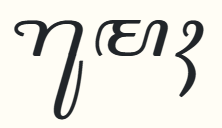
#> input picture test_4.png, 222 x 128 px, found by its file name
$ python segment_characters.py
#> lines starting #> are read from the running program, lines starting #| are printed output that depends on the picture; after the words box and inside, x2 and y2 are one past the last pixel; in counts of white or black regions, pixels touching at a corner belong together
#> further down, image is the input picture: PIL image 222x128 RGBA; mean R, G, B, A 230.4, 229.1, 222.4, 255
import cv2
import numpy as np
from PIL import Image, ImageDraw

def pad_and_resize(img, size=224, pad_color=255, padding=100):
    if isinstance(img, Image.Image):
        img = np.array(img.convert("L"))

    h, w = img.shape
    padded = np.full((h + 2 * padding, w + 2 * padding), pad_color, dtype=np.uint8)
    padded[padding:padding + h, padding:padding + w] = img

    scale = min((size - 20) / padded.shape[1], (size - 20) / padded.shape[0])
    new_w, new_h = int(padded.shape[1] * scale), int(padded.shape[0] * scale)
    resized = cv2.resize(padded, (new_w, new_h), interpolation=cv2.INTER_AREA)

    canvas = np.full((size, size), pad_color, dtype=np.uint8)
    x_off, y_off = (size - new_w)//2, (size - new_h)//2
    canvas[y_off:y_off+new_h, x_off:x_off+new_w] = resized

    return Image.fromarray(canvas).convert("RGB")

# [60 lines left out: functions split_vertically_or_horizontally_if_needed, segment_characters, not called in this run]

def segment_by_projection(pil_image, min_char_width=5, min_char_height=5):
    """
    Segment image into character glyphs using projection profiles.
    Returns: List of {image: PIL.Image, bbox: (x, y, w, h)}
    """
#> called with min_char_width = 5, min_char_height = 5
    img = pil_image.convert('L')
    gray = np.array(img)
    _, binary = cv2.threshold(gray, 0, 255, cv2.THRESH_BINARY_INV + cv2.THRESH_OTSU)
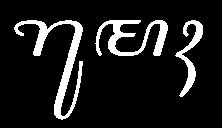
#> binary: shape (128, 222); 11.2% white; 3 white regions, box (x1, y1, x2, y2) and area: (14, 20, 83, 120) 1486, (95, 20, 168, 56) 1057, (175, 20, 203, 97) 630

    # Line segmentation
    horizontal_sum = np.sum(binary, axis=1)
#> horizontal_sum = 128 values, max 31365 at index 23, min 0 at index 0, mean 6321.2
    line_boundaries = []
    in_line = False
    for i, val in enumerate(horizontal_sum):
        if val > 0 and not in_line:
            start = i
            in_line = True
        elif val == 0 and in_line:
            end = i
            in_line = False
            if end - start > min_char_height:
                line_boundaries.append((start, end))
#> this loop made 128 passes
#> (val, start, in_line) on pass 21: (15810, 20, True)
#> (end, in_line) on pass 121: (120, False)
#> after the loop, end = 120; in_line = False; line_boundaries = [(20, 120)]; start = 20

    segments = []

    # Character segmentation within each line
    for (y1, y2) in line_boundaries:
        line_img = binary[y1:y2, :]
        vertical_sum = np.sum(line_img, axis=0)
        in_char = False
        char_start = 0
        for x in range(len(vertical_sum)):
            if vertical_sum[x] > 0 and not in_char:
                char_start = x
                in_char = True
            elif vertical_sum[x] == 0 and in_char:
                char_end = x
                in_char = False
                w = char_end - char_start
                h = y2 - y1
                if w > min_char_width and h > min_char_height:
                    char_crop = gray[y1:y2, char_start:char_end]
                    padded_img = pad_and_resize(char_crop, size=224, pad_color=255, padding=90)
                    segments.append({
                        'image': padded_img,
                        'bbox': (char_start, y1, w, h)
                    })
#> this loop made 1 pass
#> (y1, y2) on pass 1: (20, 120)
#> pass 1, in segment_by_projection, `line_img = binary[y1:y2, :]`:
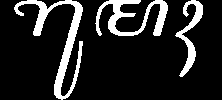
#> line_img: shape (100, 222); 14.3% white; 3 white regions, box (x1, y1, x2, y2) and area: (14, 0, 83, 100) 1486, (95, 0, 168, 36) 1057, (175, 0, 203, 77) 630
#> pass 1, in pad_and_resize, `resized = cv2.resize(padded, (new_w, new_h), interpolation=cv2.INTER_A..`:
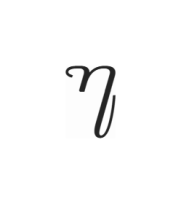
#> resized: shape (204, 181); min 36, max 255, mean 250.2
#> after the loop:
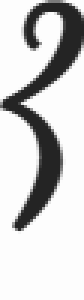
#> char_crop: shape (100, 28) (shown 3 times larger); min 36, max 253, mean 204.6
#> after the loop:
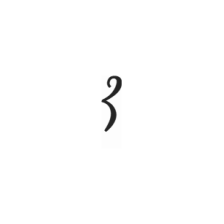
#> padded_img: PIL image 224x224 RGB; min 36, max 255, mean 253.5
#> after the loop, char_end = 203; h = 100; segments = 3 items; w = 28
    return segments

def draw_bounding_boxes_pil(original_image, segmentation_results):
    """
    Draw bounding boxes on original image using PIL

    Args:
        original_image: PIL.Image - the original input image
        segmentation_results: list of dict - [{image: PIL.Image, bbox: (x, y, w, h)}, ...]

    Returns:
        PIL.Image with bounding boxes drawn
    """
    # Create a copy to avoid modifying original
    img_with_boxes = original_image.copy()
    draw = ImageDraw.Draw(img_with_boxes)

    # Default colors if not provided
    colors = ['red', 'blue', 'green', 'yellow', 'purple', 'orange', 'cyan', 'magenta']

    for i, result in enumerate(segmentation_results):
        bbox = result['bbox']  # (x, y, w, h)
        x, y, w, h = bbox

        # Convert to corner coordinates for PIL
        top_left = (x, y)
        bottom_right = (x + w, y + h)

        # Get color for this box
        color = colors[i % len(colors)]

        # Draw rectangle
        draw.rectangle([top_left, bottom_right], outline=color, width=2)

        # Add index label
        draw.text((x, y - 15), str(i), fill=color)

    return img_with_boxes

if __name__ == "__main__":
    image = Image.open("./TESTS/test_4.png")
    segments = segment_by_projection(image)
#> segments = 3 items
    print(type(draw_bounding_boxes_pil(image, segments)))
#> the loop in draw_bounding_boxes_pil, `for i, result in enumerate(segmentation_results):` made 3 passes
#> (bbox, x, w, bottom_right, color) on passes 1 to 3: ((14, 20, 69, 100), 14, 69, (83, 120), 'red'), ((95, 20, 73, 100), 95, 73, (168, 120), 'blue'), ((175, 20, 28, 100), 175, 28, (203, 120), 'green')
#| <class 'PIL.Image.Image'>
